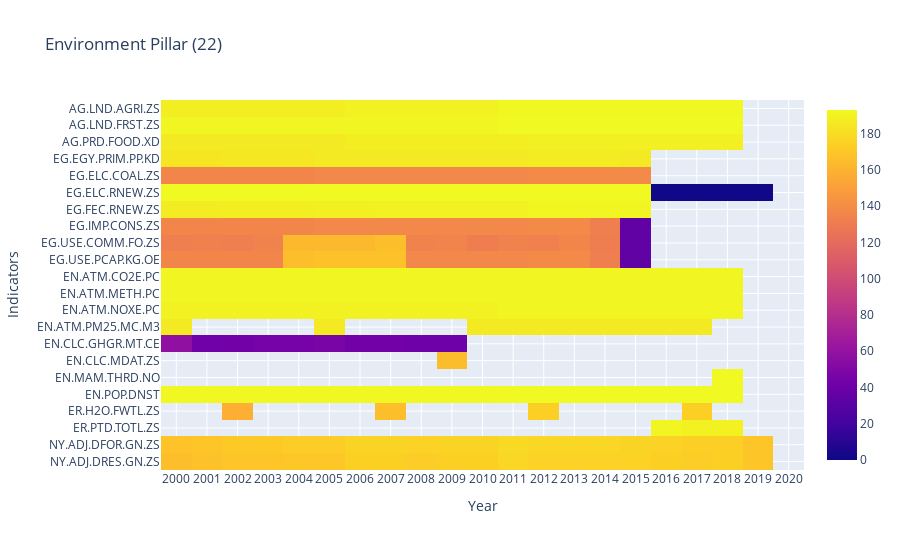
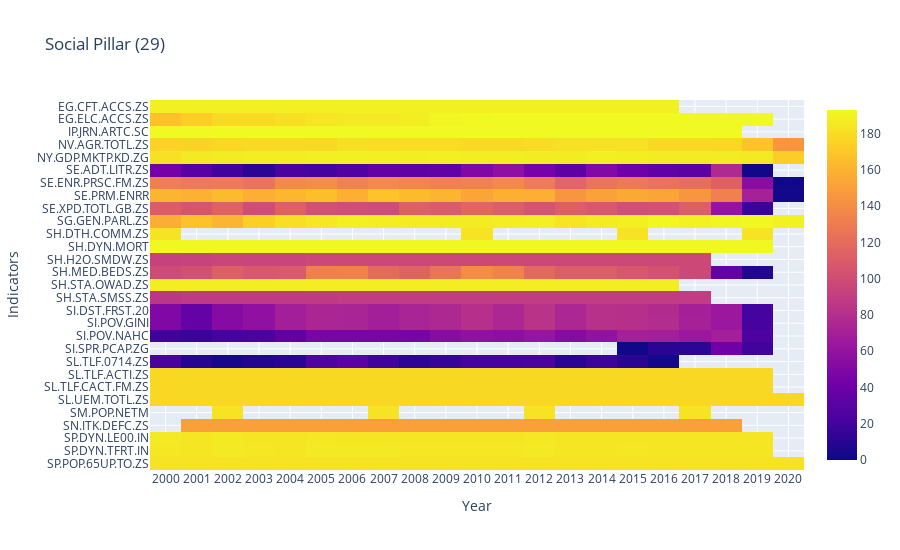
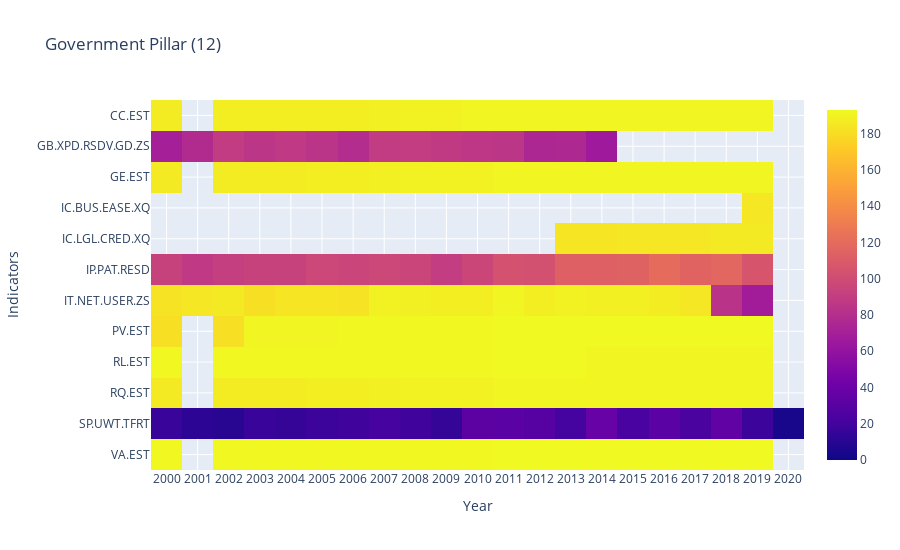

Notebook code for these charts, in order:
### Code cell
ncountries = data.iso3c.nunique() # set all bars to maximum country number
nseries = data.indicator.nunique()

# here is now to customize the hovertext like you need
# https://stackoverflow.com/questions/64600282

def pillar_figure(limit, title):
    
    df = counts[counts.index.isin(limit)]
    limited_names = names[names.index.isin(limit)]
    indicators = np.repeat(np.array(limited_names), len(counts.columns)).reshape(len(limited_names), len(counts.columns))
    template = 'Year: %{x}<br>Indicator: %{customdata}<br>CETS ID: %{y}<br>Countries: %{z}<extra></extra>'

    fig = px.imshow(df, height=550, zmin=0, zmax=ncountries, title='{} Pillar ({})'.format(title, len(df))).update_layout(
        xaxis=dict(tickmode='array', tickvals=df.columns),
        yaxis=dict(tickmode='array', tickvals=df.index))
    fig.update(data=[dict(customdata=indicators, hovertemplate=template)])
    return(fig)

display(HTML('<h3>Total Countries={}</h3>'.format(ncountries, nseries)))

fig = pillar_figure(env, 'Environment')
fig.show()
fig = pillar_figure(soc, 'Social')
fig.show()
fig = pillar_figure(gov, 'Government')
fig.show()

### Figure 1 — Plotly figure (JSON) as saved in the notebook; plotly's stock layout.template omitted (floating-point values rounded to 4 significant figures; data arrays with more than 128 entries replaced by an {"elided": "..."} marker saying what was removed)
{"data": [{"coloraxis": "coloraxis", "customdata": {"elided": "22x21 str values"}, "hovertemplate": "Year: %{x}<br>Indicator: %{customdata}<br>CETS ID: %{y}<br>Countries: %{z}<extra></extra>", "type": "heatmap", "x": [2000, 2001, 2002, 2003, 2004, 2005, 2006, 2007, 2008, 2009, 2010, 2011, 2012, 2013, 2014, 2015, 2016, 2017, 2018, 2019, 2020], "y": ["AG.LND.AGRI.ZS", "AG.LND.FRST.ZS", "AG.PRD.FOOD.XD", "EG.EGY.PRIM.PP.KD", "EG.ELC.COAL.ZS", "EG.ELC.RNEW.ZS", "EG.FEC.RNEW.ZS", "EG.IMP.CONS.ZS", "EG.USE.COMM.FO.ZS", "EG.USE.PCAP.KG.OE", "EN.ATM.CO2E.PC", "EN.ATM.METH.PC", "EN.ATM.NOXE.PC", "EN.ATM.PM25.MC.M3", "EN.CLC.GHGR.MT.CE", "EN.CLC.MDAT.ZS", "EN.MAM.THRD.NO", "EN.POP.DNST", "ER.H2O.FWTL.ZS", "ER.PTD.TOTL.ZS", "NY.ADJ.DFOR.GN.ZS", "NY.ADJ.DRES.GN.ZS"], "z": {"elided": "22x21 int values"}}], "layout": {"coloraxis": {"cmax": 193, "cmin": 0, "colorscale": [[0, "#0d0887"], [0.1111, "#46039f"], [0.2222, "#7201a8"], [0.3333, "#9c179e"], [0.4444, "#bd3786"], [0.5556, "#d8576b"], [0.6667, "#ed7953"], [0.7778, "#fb9f3a"], [0.8889, "#fdca26"], [1, "#f0f921"]]}, "height": 550, "title": {"text": "Environment Pillar (22)"}, "xaxis": {"constrain": "domain", "scaleanchor": "y", "tickmode": "array", "tickvals": [2000, 2001, 2002, 2003, 2004, 2005, 2006, 2007, 2008, 2009, 2010, 2011, 2012, 2013, 2014, 2015, 2016, 2017, 2018, 2019, 2020], "title": {"text": "Year"}}, "yaxis": {"autorange": "reversed", "constrain": "domain", "tickmode": "array", "tickvals": ["AG.LND.AGRI.ZS", "AG.LND.FRST.ZS", "AG.PRD.FOOD.XD", "EG.EGY.PRIM.PP.KD", "EG.ELC.COAL.ZS", "EG.ELC.RNEW.ZS", "EG.FEC.RNEW.ZS", "EG.IMP.CONS.ZS", "EG.USE.COMM.FO.ZS", "EG.USE.PCAP.KG.OE", "EN.ATM.CO2E.PC", "EN.ATM.METH.PC", "EN.ATM.NOXE.PC", "EN.ATM.PM25.MC.M3", "EN.CLC.GHGR.MT.CE", "EN.CLC.MDAT.ZS", "EN.MAM.THRD.NO", "EN.POP.DNST", "ER.H2O.FWTL.ZS", "ER.PTD.TOTL.ZS", "NY.ADJ.DFOR.GN.ZS", "NY.ADJ.DRES.GN.ZS"], "title": {"text": "Indicators"}}}}

### Figure 2 — Plotly figure (JSON) as saved in the notebook; plotly's stock layout.template omitted (floating-point values rounded to 4 significant figures; data arrays with more than 128 entries replaced by an {"elided": "..."} marker saying what was removed)
{"data": [{"coloraxis": "coloraxis", "customdata": {"elided": "29x21 str values"}, "hovertemplate": "Year: %{x}<br>Indicator: %{customdata}<br>CETS ID: %{y}<br>Countries: %{z}<extra></extra>", "type": "heatmap", "x": [2000, 2001, 2002, 2003, 2004, 2005, 2006, 2007, 2008, 2009, 2010, 2011, 2012, 2013, 2014, 2015, 2016, 2017, 2018, 2019, 2020], "y": ["EG.CFT.ACCS.ZS", "EG.ELC.ACCS.ZS", "IP.JRN.ARTC.SC", "NV.AGR.TOTL.ZS", "NY.GDP.MKTP.KD.ZG", "SE.ADT.LITR.ZS", "SE.ENR.PRSC.FM.ZS", "SE.PRM.ENRR", "SE.XPD.TOTL.GB.ZS", "SG.GEN.PARL.ZS", "SH.DTH.COMM.ZS", "SH.DYN.MORT", "SH.H2O.SMDW.ZS", "SH.MED.BEDS.ZS", "SH.STA.OWAD.ZS", "SH.STA.SMSS.ZS", "SI.DST.FRST.20", "SI.POV.GINI", "SI.POV.NAHC", "SI.SPR.PCAP.ZG", "SL.TLF.0714.ZS", "SL.TLF.ACTI.ZS", "SL.TLF.CACT.FM.ZS", "SL.UEM.TOTL.ZS", "SM.POP.NETM", "SN.ITK.DEFC.ZS", "SP.DYN.LE00.IN", "SP.DYN.TFRT.IN", "SP.POP.65UP.TO.ZS"], "z": {"elided": "29x21 int values"}}], "layout": {"coloraxis": {"cmax": 193, "cmin": 0, "colorscale": [[0, "#0d0887"], [0.1111, "#46039f"], [0.2222, "#7201a8"], [0.3333, "#9c179e"], [0.4444, "#bd3786"], [0.5556, "#d8576b"], [0.6667, "#ed7953"], [0.7778, "#fb9f3a"], [0.8889, "#fdca26"], [1, "#f0f921"]]}, "height": 550, "title": {"text": "Social Pillar (29)"}, "xaxis": {"constrain": "domain", "scaleanchor": "y", "tickmode": "array", "tickvals": [2000, 2001, 2002, 2003, 2004, 2005, 2006, 2007, 2008, 2009, 2010, 2011, 2012, 2013, 2014, 2015, 2016, 2017, 2018, 2019, 2020], "title": {"text": "Year"}}, "yaxis": {"autorange": "reversed", "constrain": "domain", "tickmode": "array", "tickvals": ["EG.CFT.ACCS.ZS", "EG.ELC.ACCS.ZS", "IP.JRN.ARTC.SC", "NV.AGR.TOTL.ZS", "NY.GDP.MKTP.KD.ZG", "SE.ADT.LITR.ZS", "SE.ENR.PRSC.FM.ZS", "SE.PRM.ENRR", "SE.XPD.TOTL.GB.ZS", "SG.GEN.PARL.ZS", "SH.DTH.COMM.ZS", "SH.DYN.MORT", "SH.H2O.SMDW.ZS", "SH.MED.BEDS.ZS", "SH.STA.OWAD.ZS", "SH.STA.SMSS.ZS", "SI.DST.FRST.20", "SI.POV.GINI", "SI.POV.NAHC", "SI.SPR.PCAP.ZG", "SL.TLF.0714.ZS", "SL.TLF.ACTI.ZS", "SL.TLF.CACT.FM.ZS", "SL.UEM.TOTL.ZS", "SM.POP.NETM", "SN.ITK.DEFC.ZS", "SP.DYN.LE00.IN", "SP.DYN.TFRT.IN", "SP.POP.65UP.TO.ZS"], "title": {"text": "Indicators"}}}}

### Figure 3 — Plotly figure (JSON) as saved in the notebook; plotly's stock layout.template omitted (floating-point values rounded to 4 significant figures; data arrays with more than 128 entries replaced by an {"elided": "..."} marker saying what was removed)
{"data": [{"coloraxis": "coloraxis", "customdata": {"elided": "12x21 str values"}, "hovertemplate": "Year: %{x}<br>Indicator: %{customdata}<br>CETS ID: %{y}<br>Countries: %{z}<extra></extra>", "type": "heatmap", "x": [2000, 2001, 2002, 2003, 2004, 2005, 2006, 2007, 2008, 2009, 2010, 2011, 2012, 2013, 2014, 2015, 2016, 2017, 2018, 2019, 2020], "y": ["CC.EST", "GB.XPD.RSDV.GD.ZS", "GE.EST", "IC.BUS.EASE.XQ", "IC.LGL.CRED.XQ", "IP.PAT.RESD", "IT.NET.USER.ZS", "PV.EST", "RL.EST", "RQ.EST", "SP.UWT.TFRT", "VA.EST"], "z": {"elided": "12x21 int values"}}], "layout": {"coloraxis": {"cmax": 193, "cmin": 0, "colorscale": [[0, "#0d0887"], [0.1111, "#46039f"], [0.2222, "#7201a8"], [0.3333, "#9c179e"], [0.4444, "#bd3786"], [0.5556, "#d8576b"], [0.6667, "#ed7953"], [0.7778, "#fb9f3a"], [0.8889, "#fdca26"], [1, "#f0f921"]]}, "height": 550, "title": {"text": "Government Pillar (12)"}, "xaxis": {"constrain": "domain", "scaleanchor": "y", "tickmode": "array", "tickvals": [2000, 2001, 2002, 2003, 2004, 2005, 2006, 2007, 2008, 2009, 2010, 2011, 2012, 2013, 2014, 2015, 2016, 2017, 2018, 2019, 2020], "title": {"text": "Year"}}, "yaxis": {"autorange": "reversed", "constrain": "domain", "tickmode": "array", "tickvals": ["CC.EST", "GB.XPD.RSDV.GD.ZS", "GE.EST", "IC.BUS.EASE.XQ", "IC.LGL.CRED.XQ", "IP.PAT.RESD", "IT.NET.USER.ZS", "PV.EST", "RL.EST", "RQ.EST", "SP.UWT.TFRT", "VA.EST"], "title": {"text": "Indicators"}}}}
